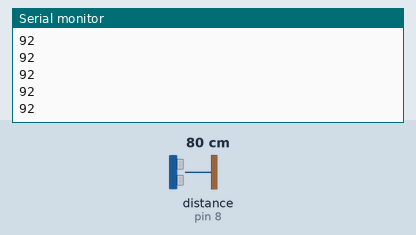
The sketch below on a simulated Arduino Uno, built with avr-gcc and run on an emulated ATmega328P. Parts: the last lines printed to the serial monitor. Wiring (inferred from the names in the program): ultrasonic range finder: trigger pin 7; echo pin 8. Inputs (shaded band) come from the test bench; at power-on: distance to the obstacle (sensor on pin 8) 80 cm. The echo pulse lasts 58.3 µs per cm.

Above: at 1.2 s.
1.3 s: distance to the obstacle (sensor on pin 8) set to 2 cm
At 1.9 s:
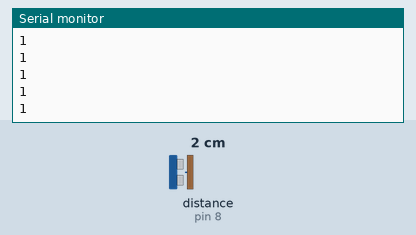
2.8 s: distance to the obstacle (sensor on pin 8) set to 4 cm
At 3.3 s:
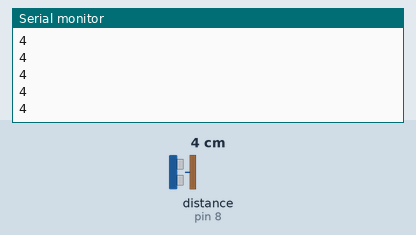
Timing chart, 0 to 5.8 s (numbered marks = the images above; inputs shaded):
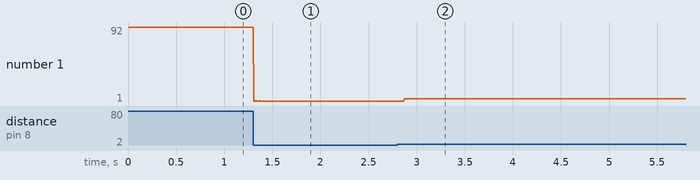

Measured:
- after the input at 1.3 s, the serial monitor: prints a new line at once (image 1)
- after the input at 2.8 s, the serial monitor: prints a new line after 0.07 s (image 2)
- plotted number 1: 92 → 1 after the input at 1.3 s, 1 → 4 after the input at 2.8 s

The sketch:

s3.4_ultrasonic.ino
```cpp
#define ECHO_PIN 8
#define TRIG_PIN 7

void setup() {
  //на пин ECHO_PIN будет приходить импульс от дальномера
  //поэтому он конфигурируется как вход, INPUT
  pinMode(ECHO_PIN, INPUT);
  //для начала измерения на пин TRIG_PIN
  //нужно будет отправить импульс,
  //поэтому он конфигурируется как выход
  pinMode(TRIG_PIN, OUTPUT);
  Serial.begin(9600);
}

void loop() {
  Serial.println(measure());
}

int measure()
{
  //отправка импульса на TRIG_PIN
  digitalWrite(TRIG_PIN, HIGH);
  digitalWrite(TRIG_PIN, LOW);
  //считывание на входе длительности импульса от дальномера
  //максимальное ожидание - 15000 микросекунд
  //полученное значение делится на коэффициент, определяющий
  //отношение длительности импульса и расстояния в сантиметрах
  //(проверьте, уточнятся ли показания при значениях константы 54, 58)
  int distance = pulseIn(ECHO_PIN, HIGH, 15000) / 50;

  //функция measure() вернет сохраненное в distance значение,
  //предварительно ограничив возможные значения диапазоном 1-300
  //с помощью constrain()
  //(в том случае, если pulseIn() за 15000 микросекунд не дождется импульса,
  //она вернет 0, в этом случае constrain() вернет 1)
  return constrain(distance, 1, 300);
}
```
